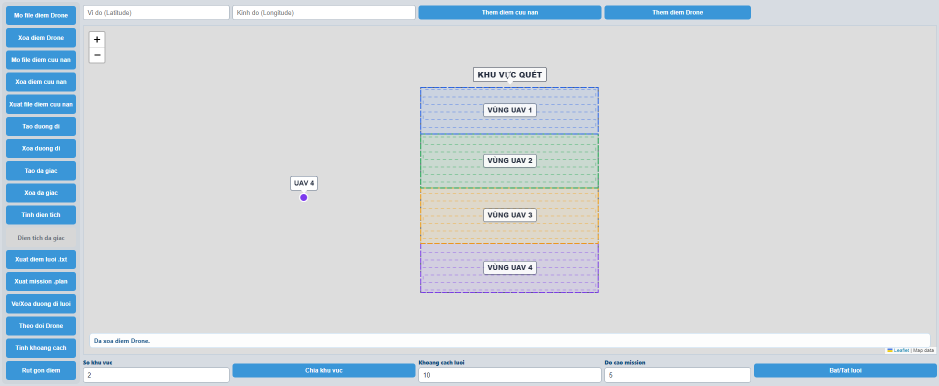
#> input picture results/paper_map_pair_20261017/pair_initial.png, 1878 x 772 px (shown at 1/2 size)
$ python compose_pair.py
#> lines starting #> are read from the running program, lines starting #| are printed output that depends on the picture
"""Crop and join app screenshots; leave the captured map pixels unchanged."""

import argparse
import hashlib
import json
from pathlib import Path

from PIL import Image, ImageDraw, ImageFont

HERE = Path(__file__).resolve().parent
ROOT = HERE.parents[1]
CROP = (815, 115, 1225, 600)
PANELS = [
    ('pair_initial.png', '(a) Kế hoạch ban đầu'),
    ('pair_replan.png', '(b) Sau bàn giao'),
]


def main():
    parser = argparse.ArgumentParser()
    parser.add_argument('--source-dir', default='.')
    args = parser.parse_args()
    source_dir = HERE / args.source_dir
    width, height = CROP[2] - CROP[0], CROP[3] - CROP[1]
    gap, heading = 24, 28
    figure = Image.new('RGB', (2 * width + gap, height + heading), 'white')
#> figure: PIL image 844x513 RGB; every value is 255
    draw = ImageDraw.Draw(figure)
    font = ImageFont.truetype('C:/Windows/Fonts/times.ttf', 22)
    checksums = {}
    for index, (filename, label) in enumerate(PANELS):
        source = source_dir / filename
        image = Image.open(source).convert('RGB').crop(CROP)
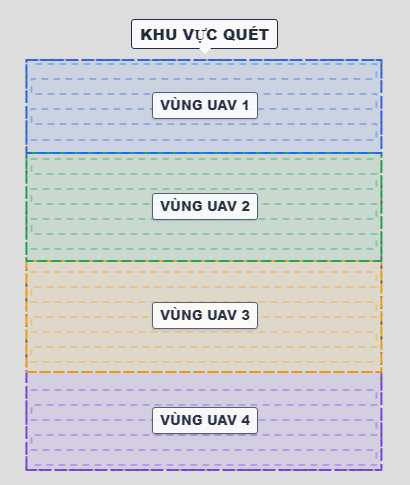
#> image: PIL image 410x485 RGB; mean R, G, B 207.7, 210.5, 212.2
        x = index * (width + gap)
        figure.paste(image, (x, heading))
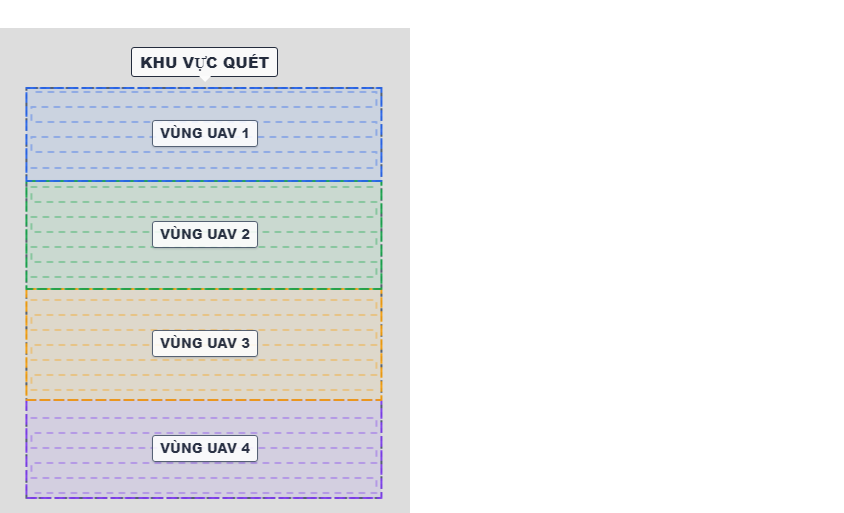
#> figure: PIL image 844x513 RGB; mean R, G, B 233.3, 234.6, 235.3
        draw.text((x + width / 2, 4), label, font=font, fill='black', anchor='mt')
        checksums[filename] = hashlib.sha256(source.read_bytes()).hexdigest()
#> pass 2 of the loop in main, `for index, (filename, label) in enumerate(PANELS):`:
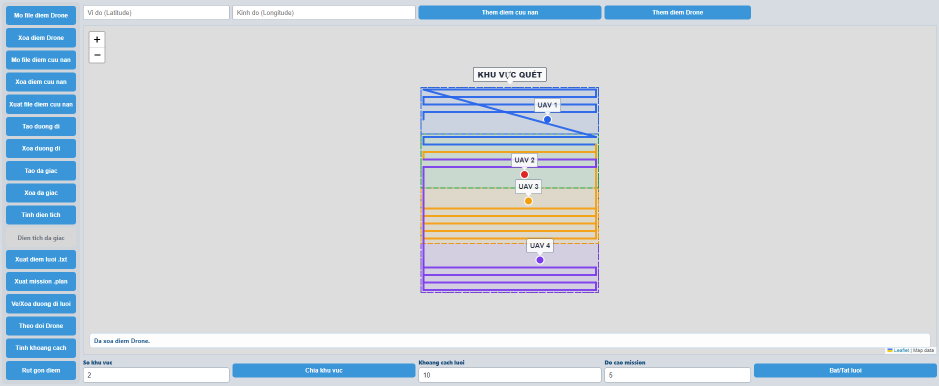
#> input picture results/paper_map_pair_20261017/pair_replan.png, 1878 x 772 px (shown at 1/2 size)
#> in main, `image = Image.open(source).convert('RGB').crop(CROP)`:
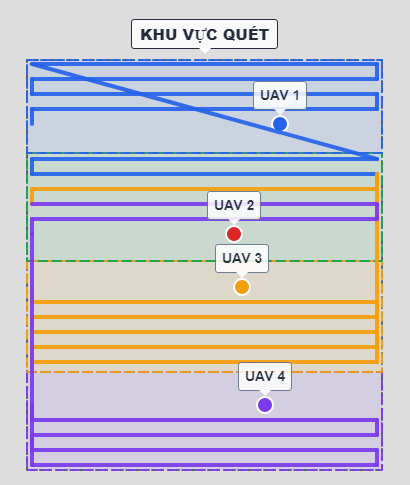
#> image: PIL image 410x485 RGB; mean R, G, B 200.3, 198.7, 207.7
#> in main, `figure.paste(image, (x, heading))`:
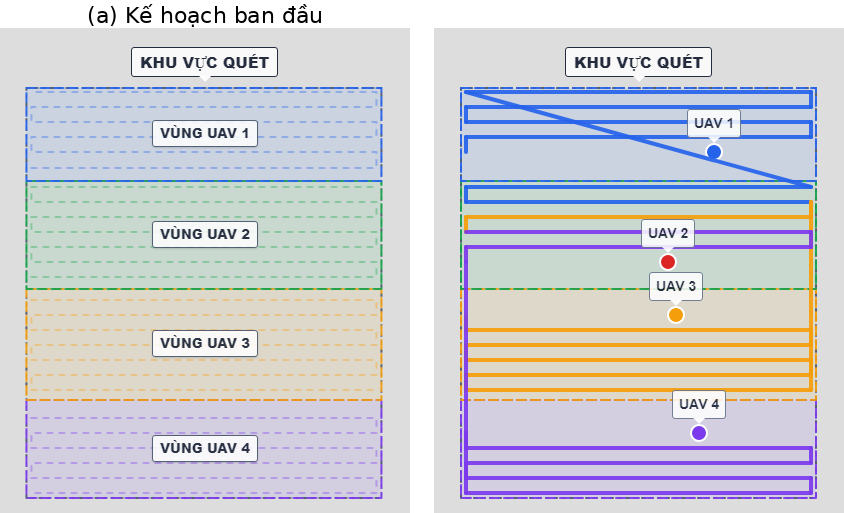
#> figure: PIL image 844x513 RGB; mean R, G, B 207.5, 208.1, 213
    output = ROOT / 'Bai_bao/figures/fig2_app_map_pair.png'
    figure.save(output, dpi=(160, 160))
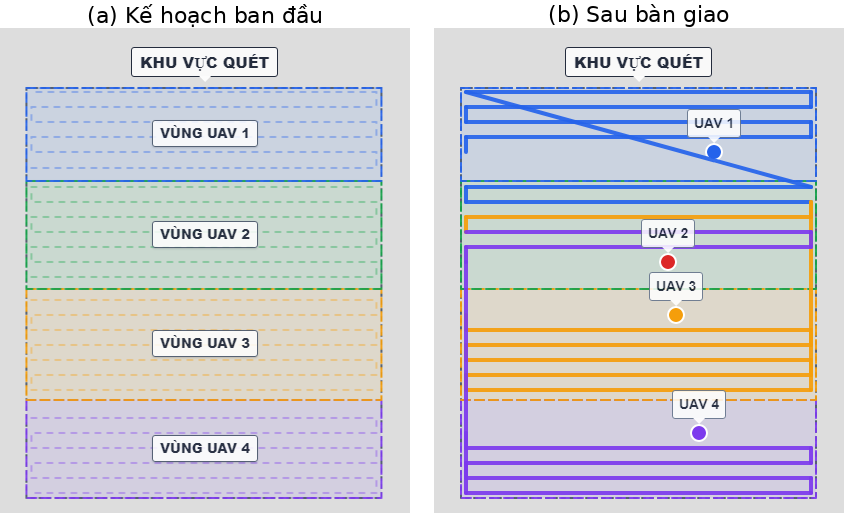
#> saved as fig2_app_map_pair.png: PIL image 844x513 RGB; mean R, G, B 207, 207.6, 212.5
    (source_dir / 'composition.json').write_text(json.dumps({
        'sources_sha256': checksums, 'identical_crop_px': CROP,
        'output': str(output.relative_to(ROOT)),
        'processing': 'Identical crop, side-by-side paste and panel labels; map attribution is in the paper footnote. No map retouching.',
    }, indent=2), encoding='utf-8')
    print(output.relative_to(ROOT))


if __name__ == '__main__':
    main()
